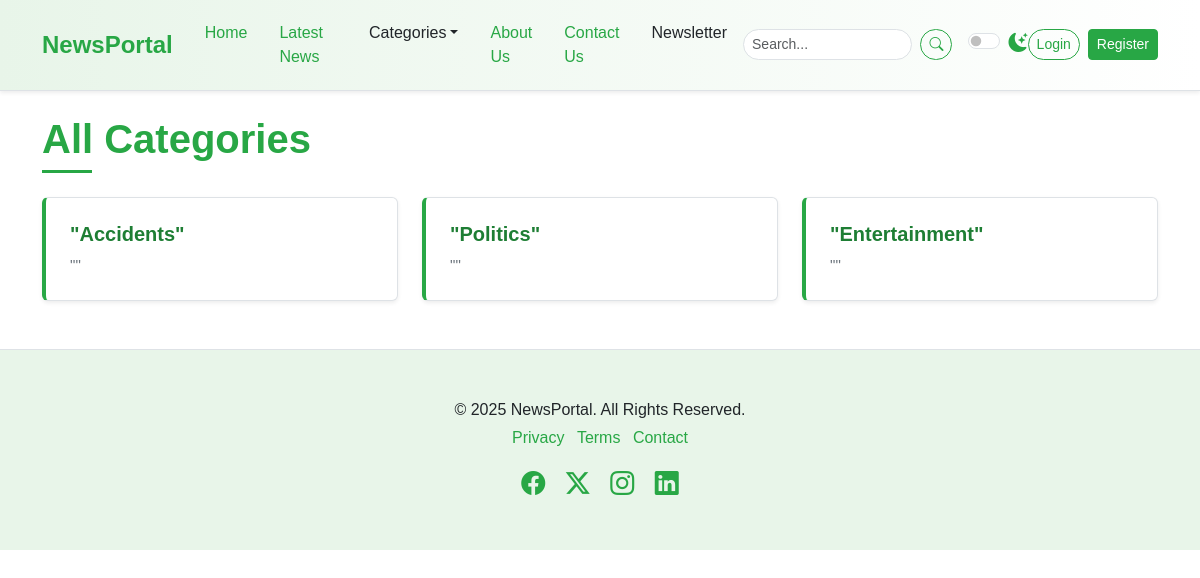
The page /category-list/ on the database its author committed.
### news_app/models.py (models this page shows, shortened)
class TimeStampModel(models.Model):
    created_at = models.DateTimeField(auto_now_add=True)
    updated_at = models.DateTimeField(auto_now_add=True)
    class Meta:
        abstract = True

class Category(TimeStampModel):
    name = models.CharField(max_length=100)
    icon = models.CharField(max_length=100, null = True, blank = True)
    description = models.TextField(null=True, blank=True)
    class Meta:
        ordering = ["name"]
        verbose_name = "category"
        verbose_name_plural = "categories"

### news_app/views.py (the view)
# urls.py: path("category-list/",views.CategoryListView.as_view(), name='category-list'),
class CategoryListView(ListView):
    model = Category
    template_name = 'newsportal/categories.html'
    context_object_name = 'categories' #categories.object.all()

### news_app/nav.py (called while the page is built)
def nav(request):
    categories = Category.objects.all()[:4]
    return {"categories": categories}

### templates/newsportal/categories.html
{% extends "newsportal/base.html" %}
{% block content %}
    <div class="container mt-4 mb-5">
        <h1 class="mb-4 section-title"><span>All Categories</span></h1>
        <div class="row row-cols-1 row-cols-md-2 row-cols-lg-3 g-4">
            {% for category in categories %}
                <div class="col">
                <div class="card h-100 shadow-sm list-item-card">
                    <div class="card-body">
                        <h5 class="card-title"><a href="{% url 'post-by-category' category.pk %}"><i class="{{ category.icon }}"></i>"{{category.name|title }}"</a></h5>
                        <p class="card-text">"{{ catgeory.description }}"</p>
                    </div>
                </div>
            </div>
            {% endfor %}
        </div>
    </div>
{% endblock content %}

### static/css/style.css (style rules this page uses)
:root { --primary-green: #28a745; --light-green: #e8f5e9; --dark-green: #1e7e34; --accent-green: #5cb85c; --text-color-light: #212529; --text-color-dark: #f8f9fa; --bg-light: #ffffff; --bg-dark: #212529; --card-bg-light: #ffffff; --card-bg-dark: #343a40; --border-color-light: #dee2e6; --border-color-dark: #495057; --shadow-sm: 0 0.125rem 0.25rem rgba(0, 0, 0, 0.075); --shadow: 0 0.5rem 1rem rgba(0, 0, 0, 0.15); --transition-speed: 0.3s ease; }
body { font-family: "Poppins", sans-serif; background-color: var(--bg-light); color: var(--text-color-light); transition: background-color var(--transition-speed), color var(--transition-speed); }
.section-title { position: relative; padding-bottom: 10px; margin-bottom: 20px; font-weight: 600; color: var(--primary-green); }
.section-title span { position: relative; z-index: 1; background-color: var(--bg-light); padding-right: 10px; }
.section-title::after { content: ""; position: absolute; left: 0; bottom: 0; width: 50px; height: 3px; background-color: var(--primary-green); }
.card { border: 1px solid var(--border-color-light); transition: box-shadow var(--transition-speed), transform var(--transition-speed); background-color: var(--card-bg-light); color: var(--text-color-light); }
.card-title { color: var(--dark-green); font-weight: 600; }
.list-item-card { transition: transform 0.2s ease-in-out, box-shadow 0.2s ease-in-out; border-left: 4px solid var(--primary-green); }
.list-item-card .card-body { padding: 1.5rem; }
.list-item-card .card-title a { text-decoration: none; color: var(--dark-green); font-weight: 600; }
.list-item-card .card-text { font-size: 0.95rem; color: #6c757d; }

### rows shown on the page
Category: name "Accidents"
Category: name "Politics"
Category: name "Entertainment"
